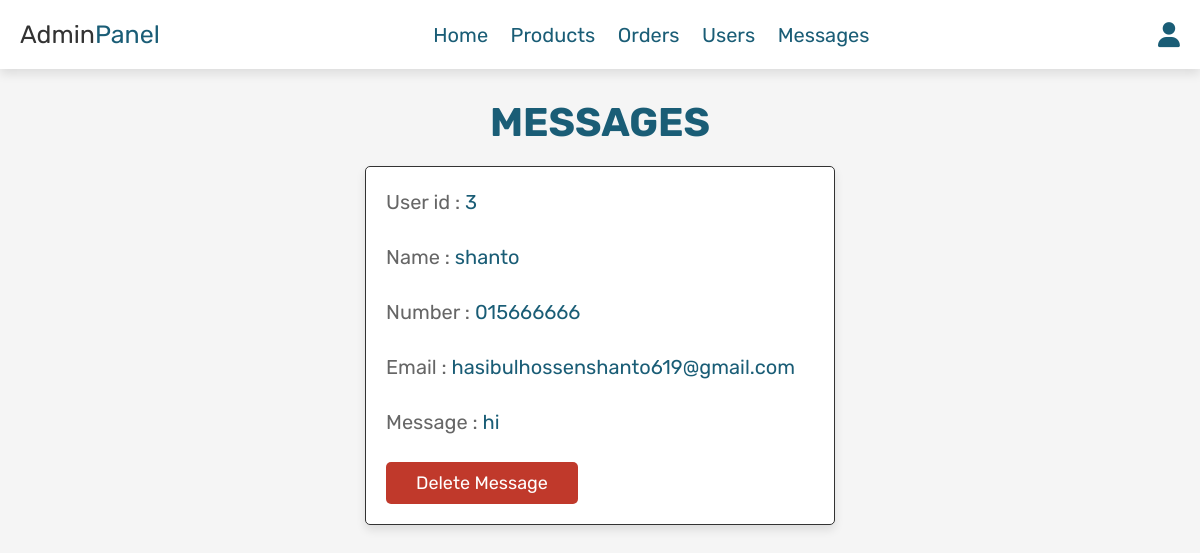
/admin_contacts.php (signed in), run on the app's committed database.
### tables this page shows
CREATE TABLE `message` (
  `id` int(11) NOT NULL,
  `user_id` int(11) NOT NULL,
  `name` varchar(100) NOT NULL,
  `email` varchar(100) NOT NULL,
  `number` varchar(12) NOT NULL,
  `message` varchar(500) NOT NULL
);

### admin_contacts.php (the view, shortened to what this page needs)
<?php
include 'config.php';
?>
<!DOCTYPE html>
<html lang="en">
<head>
   <link rel="stylesheet" href="https://cdnjs.cloudflare.com/ajax/libs/font-awesome/6.0.0/css/all.min.css">
   <link rel="stylesheet" href="css/admin_style.css">
</head>
<body>
<?php include 'admin_header.php'; ?>
<section class="messages">
   <h1 class="title"> Messages </h1>
   <div class="box-container">
   <?php
      $select_message = mysqli_query($conn, "SELECT * FROM `message`") or die('query failed');
      if(mysqli_num_rows($select_message) > 0){
         while($fetch_message = mysqli_fetch_assoc($select_message)){
   ?>
   <div class="box">
      <p> User id : <span><?php echo $fetch_message['user_id']; ?></span> </p>
      <p> Name : <span><?php echo $fetch_message['name']; ?></span> </p>
      <p> Number : <span><?php echo $fetch_message['number']; ?></span> </p>
      <p> Email : <span><?php echo $fetch_message['email']; ?></span> </p>
      <p> Message : <span><?php echo $fetch_message['message']; ?></span> </p>
      <a href="admin_contacts.php?delete=<?php echo $fetch_message['id']; ?>" onclick="return confirm('delete this message?');" class="delete-btn">delete message</a>
   </div>
   <?php
      };
   }else{
      echo '<p class="empty">You have no messages!</p>';
   }
   ?>
   </div>
</section>
</body>
</html>

### css/admin_style.css (style rules this page uses)
:root { --purple:#8e44ad; --red:#c0392b; --orange:#f39c12; --black:#333; --white:#fff; --light-color:#666; --light-white:#ccc; --light-bg:#f5f5f5; --border:.1rem solid var(--black); --box-shadow:0 .5rem 1rem rgba(0,0,0,.1); }
* { font-family: 'Rubik', sans-serif; margin:0; padding:0; box-sizing: border-box; outline: none; border:none; text-decoration: none; transition:all .2s linear; }
html { font-size: 62.5%; overflow-x: hidden; }
body { background-color: var(--light-bg); }
section { padding:3rem 2rem; }
.title { text-align: center; margin-bottom: 2rem; text-transform: uppercase; color:#1a5d76; font-size: 4rem; }
.btn, .option-btn, .delete-btn, .white-btn { display: inline-block; margin-top: 1rem; padding:1rem 3rem; cursor: pointer; color:var(--white); font-size: 1.8rem; border-radius: .5rem; text-transform: capitalize; }
.delete-btn { background-color: var(--red); }
.messages .box-container { display: grid; grid-template-columns: repeat(auto-fit, 47rem); justify-content: center; gap:1.5rem; max-width: 1200px; margin:0 auto; align-items: flex-start; }
.messages .box-container .box { background-color: var(--white); padding:2rem; border:var(--border); box-shadow: var(--box-shadow); border-radius: .5rem; }
.messages .box-container .box p { padding-bottom: 2.5rem; font-size: 2rem; color:var(--light-color); line-height: 1.5; }
.messages .box-container .box p span { color:#1a5d76; }
.messages .box-container .box .delete-btn { margin-top: 0; }

### data on the page
message: user "3", name "shanto", number "015666666", email "hasibulhossenshanto619@gmail.com", message "hi"
